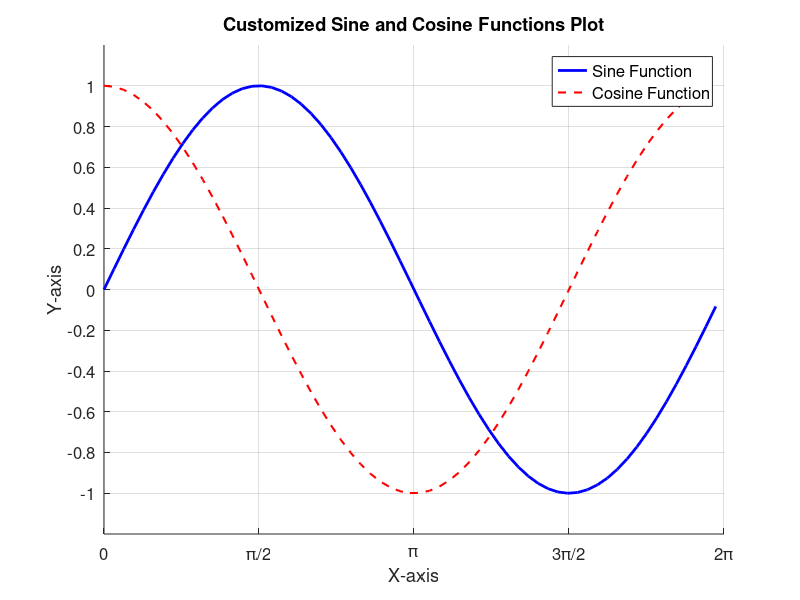

This figure's MATLAB source:
% Customizing Plots in MATLAB

% Create sample data
x = 0:0.1:2*pi;
y1 = sin(x);
y2 = cos(x);

% Create a new figure
figure;

% Plot the first data series with a blue solid line, add a legend label
plot(x, y1, 'b-', 'LineWidth', 2, 'DisplayName', 'Sine Function');
hold on; % Enable the hold on to overlay multiple plots

% Plot the second data series with a red dashed line, add a legend label
plot(x, y2, 'r--', 'LineWidth', 1.5, 'DisplayName', 'Cosine Function');

% Add labels and title
xlabel('X-axis');
ylabel('Y-axis');
title('Customized Sine and Cosine Functions Plot');

% Customize the plot appearance
grid on; % Enable grid lines
box off; % Remove the plot box
legend('Location', 'best'); % Display legend in the best position

% Customize axis limits and ticks
xlim([0, 2*pi]);
xticks(0:pi/2:2*pi);
xticklabels({'0', '\pi/2', '\pi', '3\pi/2', '2\pi'});

ylim([-1.2, 1.2]);
yticks(-1:0.2:1);

% Customize axis font size
set(gca, 'FontSize', 12);

% Customize the legend
h = legend('show');
set(h, 'FontSize', 12); % Set the legend font size

% Customize line styles and colors
set(h, 'color', 'white'); % Make the legend background white

% Save the plot as an image (optional)
% Uncomment the following line to save the plot to a file:
% saveas(gcf, 'customized_plot.png');

% Turn off hold for future plots
hold off;

% End of the program
